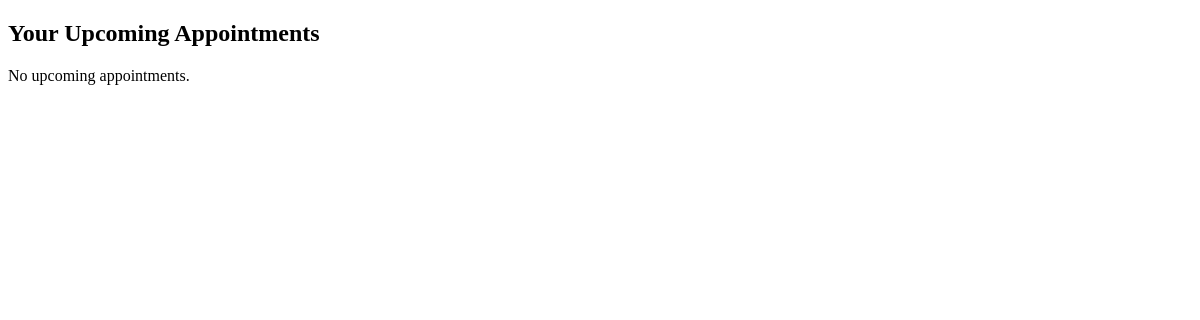
Before: /appointment/upcoming/ (signed in) with the older database file.
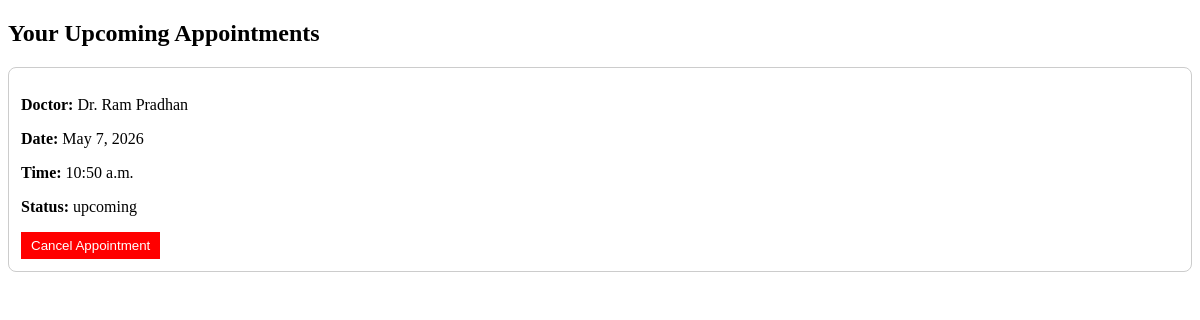
After: the same page with the newer database file.
### appointment/models.py (models this page shows, shortened)
class Appointment(models.Model):
    appointment_id = models.AutoField(primary_key=True)
    appointment_date = models.DateField()
    appointment_time = models.TimeField()
    status = models.CharField(max_length=50, default="Pending")
    patient = models.ForeignKey(User, on_delete=models.CASCADE, null=True, blank=True)
    doctor = models.ForeignKey(Doctor, on_delete=models.CASCADE)

### doctors/models.py (models this page shows, shortened)
class Doctor(models.Model):
    doctor_id = models.AutoField(primary_key=True)
    name = models.CharField(max_length=100)
    qualification = models.CharField(max_length=100)
    specialization = models.CharField(max_length=100)
    experience_years = models.PositiveIntegerField(default=0)
    hospital = models.ForeignKey('hospitals.Hospital', on_delete=models.CASCADE, null=True, blank=True)
    department = models.ForeignKey('hospitals.Department', on_delete=models.CASCADE, null=True, blank=True)
    email = models.EmailField(unique=True)
    fees = models.DecimalField(max_digits=8, decimal_places=2)
    phone = models.CharField(max_length=13)
    a_status = models.BooleanField(default=True)

### appointment/views.py (the view)
# urls.py: path("upcoming/", views.upcoming_appointments, name="upcoming_appointments"),
@login_required
def upcoming_appointments(request):
    appointments = Appointment.objects.filter(
        patient=request.user,
        appointment_date__gte=timezone.now().date()
    ).order_by('appointment_date', 'appointment_time')
    return render(request, "appointment/upcoming.html", {
        "appointments": appointments
    })

### appointment/templates/appointment/upcoming.html (shortened to what this page needs)
<!DOCTYPE html>
<html>
<head>
</head>
<body>
<h2>Your Upcoming Appointments</h2>
{% if appointments %}
    {% for appt in appointments %}
        <div style="border:1px solid #ccc; padding:12px; margin-bottom:12px; border-radius:8px;">
            <a href="{% url 'appointment_detail' appt.pk %}" style="text-decoration:none; color:black;">
                <p><b>Doctor:</b> {{ appt.doctor.name }}</p>
                <p><b>Date:</b> {{ appt.appointment_date }}</p>
                <p><b>Time:</b> {{ appt.appointment_time }}</p>
                <p><b>Status:</b> {{ appt.status }}</p>
            </a>
            {% if appt.status != "cancelled" %}
                <form method="POST" action="{% url 'cancel_appointment' appt.pk %}" style="margin-top:10px;">
                    <button type="submit" style="background:red; color:white; padding:6px 10px; border:none; cursor:pointer;">
                        Cancel Appointment
                    </button>
                </form>
            {% else %}
                <p style="color:red; margin-top:10px;">Cancelled</p>
            {% endif %}
        </div>
    {% endfor %}
{% else %}
    <p>No upcoming appointments.</p>
{% endif %}
</body>
</html>

Changed rows visible on the page:
added Appointment: doctor.name "Dr. Ram Pradhan", appointment_date "May 7, 2026", appointment_time "10:50 a.m.", status "upcoming", shows "Cancel Appointment"
Other visible differences:
text no longer shown: "No upcoming appointments."
